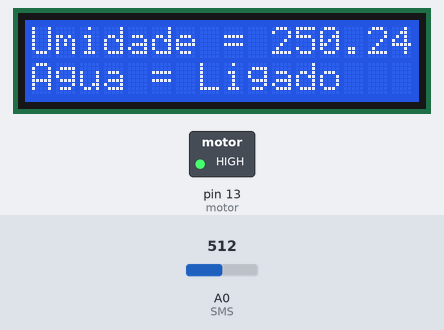
Bench run of a sketch on a simulated Arduino Uno, built with avr-gcc and run on an emulated ATmega328P. Parts: 16×2 character LCD, switched loads named in the sketch (green lamp = pin HIGH). The inputs (shaded band) are chosen by the test bench; at power-on: A0 (SMS) = 512. What the sketch prints to the serial monitor is not drawn.

Above: at 3.2 s.
3.3 s: A0 (SMS) set to 623
At 4.4 s:
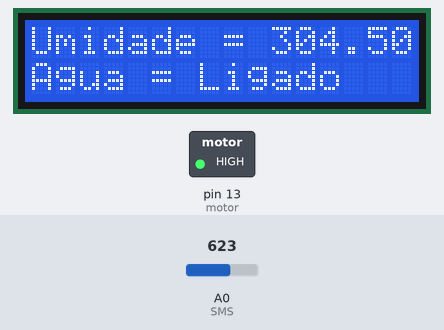
4.8 s: A0 (SMS) set to 643
At 6.0 s:
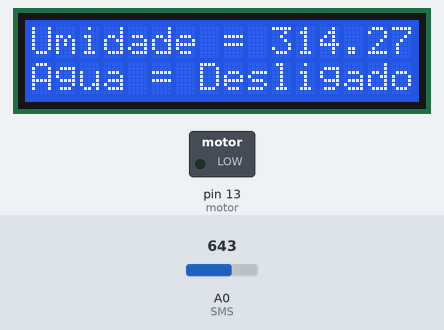
6.3 s: A0 (SMS) set to 511
At 7.1 s:
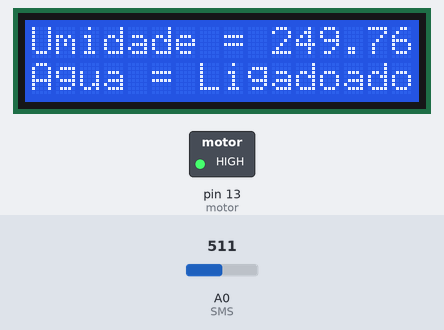
7.8 s: A0 (SMS) set to 215
At 8.1 s:
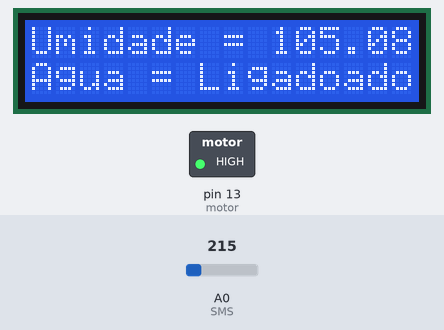
9.3 s: A0 (SMS) set to 191
At 10.4 s:
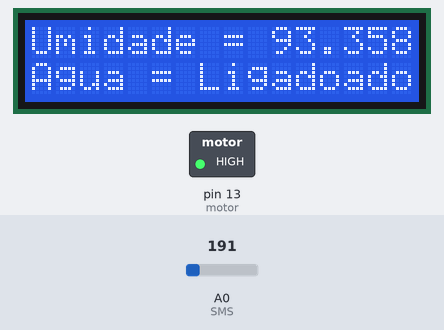
Timing chart, 0 to 11.8 s (numbered marks = the images above; inputs shaded):
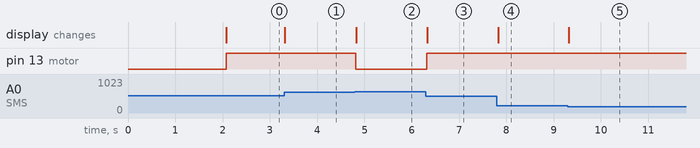

Measured:
- the behaviour switches between 634 and 635 on A0 (SMS) (found by bisection; images 1 and 2)
- after the input at 3.3 s, the display: changes at once (image 1)
- after the input at 4.8 s, pin 13 (motor): HIGH → LOW at once; the display: changes at once (image 2)
- after the input at 6.3 s, pin 13 (motor): LOW → HIGH at once; the display: changes at once (image 3)
- after the input at 7.8 s, the display: changes at once (image 4)
- after the input at 9.3 s, the display: changes at once (image 5)

The sketch:

global_solution.ino
```cpp
// Importando a Biblioteca do visor LCD
#include <LiquidCrystal.h>

// Definindo os pinos
const int SMS = A0;
const int motor = 13;
LiquidCrystal lcd(2, 3, 4, 5, 6, 7);

// Variavel
int percentValue = 0;

// Funcao de configuracao dos pinos e perifericos
void setup() {
  Serial.begin(9600);
  lcd.begin(16, 2);
  lcd.print("Sistema de Irri-");
  lcd.setCursor(0,1);
  lcd.print("gacao Automatico!");
  pinMode(motor, OUTPUT);
  delay(2000);
  lcd.clear();
  lcd.print("Umidade = ");
  lcd.setCursor(0,1);
  lcd.print("Agua = ");
}

// Funcao principal (loop)
void loop() {

  int value = analogRead(SMS); // Definindo o valor recebido pelo sensor de umidade
  float Moisture = value * 500.0 / 1023.0; // Definindo o valor da umidade
  // Definindo onde o valor de umidade vai aparecer no visor
  lcd.setCursor(10,0);
  lcd.print(Moisture);
  lcd.setCursor(6,1);

  // Definindo o que fazer de acordo com o valor de umidade recebido
  if (Moisture < 310){
    digitalWrite(motor, HIGH);
    lcd.print(" Ligado");
  }
  else {
    digitalWrite(motor, LOW);
    lcd.print(" Desligado");
  }

  // Fazendo o valor de umidade aparecer no visor
  Serial.print ("Umidade");
  Serial.println (Moisture);
}
```
